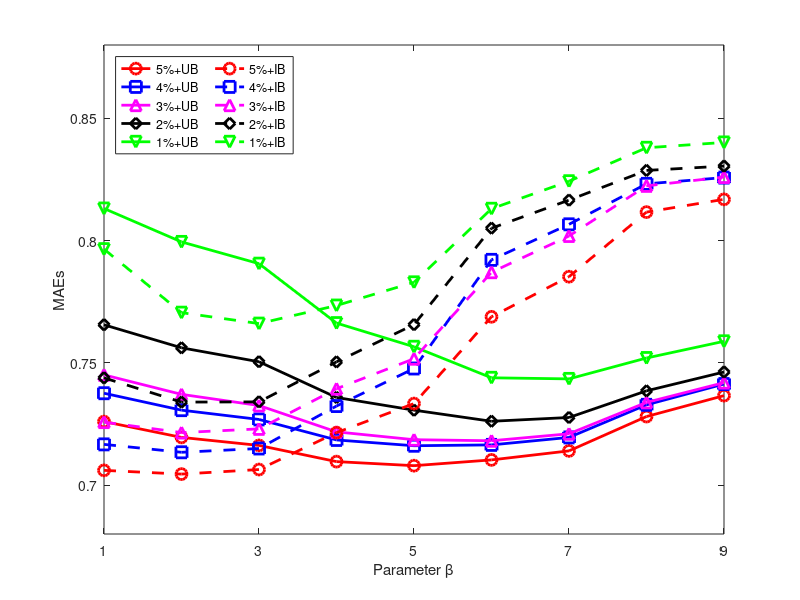

Reproduce this figure in MATLAB. (Note: this script raises an error after producing the figure.)
clear all;
close all;
addpath('functions','data');
implement=0;  % 0: load results, 1: run code
betas=[0.00001,0.00005,0.0001,0.0005,0.001,0.005,0.01,0.05,0.1];
if implement
    load('ratings.mat');
    param_pct_beta_us=[];
    param_pct_beta_it=[];
    %     tic;
    os=ratings{1}.data;
    os=os';
    temp=os>0;
    lbs=sum(temp(:));
    Un=1000;
    In=1777;
    alpha=0.0001;
    rr=0.25;
    gama=200;
    
    for pct=0.05:-0.01:0.01
        ntest=lbs-fix(Un*In*pct);
        [utest,s]=GetTestSet1(os,ntest);
        [s,mask,rs,cs,ff]=preprocess(s);
        [urs,itms]=size(mask);
        
        %%%%%%%%===user-based=================%%%%%%%%%%%%%
        [G,K,as,mr,mrc]=GKas(s,mask,gama,true);
        psdparam.sm=51;
        psdparam.quantization = false;
        psd=my_psd_estimate(G,as,mask,psdparam);
        psd=psd/max(psd);
        p=@(x) exp(-x/rr);
        wf=p(psd);
        wf=G.lmax*wf/max(wf);
        aes_us=[];
        for ii=1:numel(betas)
            beta=betas(ii);
            f=KBreconstucter(G,as,mask,K,alpha,beta,10,wf);
            f=f+mr+mrc;
            ff(rs,cs)=f;
            idx=find(ff>5); %if a rating is larger than 5 then set it to 5
            ff(idx)=5;
            idx=find(ff<1); %if a rating is  less than 1 then set it to 1
            ff(idx)=1;
            err=abs(ff((utest(:,2)-1)*Un+utest(:,1))-utest(:,3));
            aes_us=[aes_us,mean(err)];
        end
        %%%%%%%%===item-based=================%%%%%%%%%%%%%
        [G,K,as,mr,mrc]=GKas(s',mask',gama,true);
        psdparam.sm=51;
        psdparam.quantization = false;
        psd=my_psd_estimate(G,as,mask',psdparam);
        psd=psd/max(psd);
        p=@(x) exp(-rr*x);
        wf=p(psd);
        wf=G.lmax*wf/max(wf);
        aes_it=[];
        for ii=1:numel(betas)
            beta=betas(ii);
            f=KBreconstucter(G,as,mask',K,alpha,beta,10,wf);
            f=f+mr+mrc;
            ff(rs,cs)=f';
            idx=find(ff>5); %if a rating is larger than 5 then set it to 5
            ff(idx)=5;
            idx=find(ff<1); %if a rating is  less than 1 then set it to 1
            ff(idx)=1;
            err=abs(ff((utest(:,2)-1)*Un+utest(:,1))-utest(:,3));
            aes_it=[aes_it,mean(err)];
        end
        param_pct_beta_us=[param_pct_beta_us;aes_us];
        param_pct_beta_it=[param_pct_beta_it;aes_it];
    end
    save('data/param_pct_beta_us.mat','param_pct_beta_us');
    save('data/param_pct_beta_it.mat','param_pct_beta_it');
else
    load('param_pct_beta_us.mat');
    load('param_pct_beta_it.mat');
end
hh=numel(betas);
figure;
plot(1:hh,param_pct_beta_us(1,:),'ro-','LineWidth',2,'MarkerSize',8);
hold on;
plot(1:hh,param_pct_beta_us(2,:),'bs-','LineWidth',2,'MarkerSize',8);
plot(1:hh,param_pct_beta_us(3,:),'m^-','LineWidth',2,'MarkerSize',8);
plot(1:hh,param_pct_beta_us(4,:),'kd-','LineWidth',2,'MarkerSize',8);
plot(1:hh,param_pct_beta_us(5,:),'gv-','LineWidth',2,'MarkerSize',8);

plot(1:hh,param_pct_beta_it(1,:),'ro--','LineWidth',2,'MarkerSize',8);
plot(1:hh,param_pct_beta_it(2,:),'bs--','LineWidth',2,'MarkerSize',8);
plot(1:hh,param_pct_beta_it(3,:),'m^--','LineWidth',2,'MarkerSize',8);
plot(1:hh,param_pct_beta_it(4,:),'kd--','LineWidth',2,'MarkerSize',8);
plot(1:hh,param_pct_beta_it(5,:),'gv--','LineWidth',2,'MarkerSize',8);
axis([1 9 0.68 0.88]);
legend({'5%+UB','4%+UB','3%+UB','2%+UB','1%+UB',...
    '5%+IB','4%+IB','3%+IB','2%+IB','1%+IB'},...
    'Location','northwest','NumColumns',2);
xlabel('Parameter \beta');
ylabel('MAEs');
ax=gca;
xticks(1:2:9);
ax.XTickLabel = {'0.00001','0.0001',...
    '0.001','0.01','0.1'};
ax.FontName='Times New Roman';
ax.FontSize = 20;
print('-f1','param_pct_betas','-djpeg');